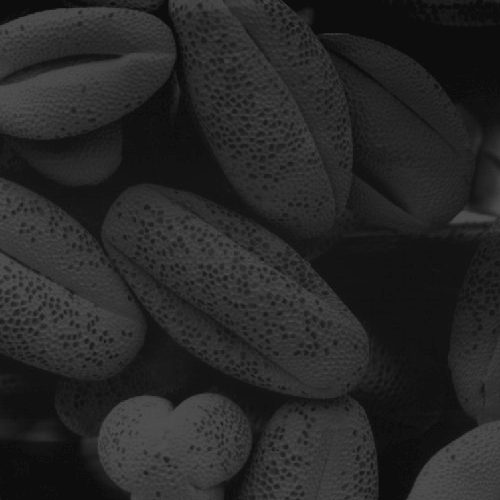
#> input picture a1images/a1images/shells.tif, 500 x 500 px, found by its file name
$ python Q5.py
#> lines starting #> are read from the running program, lines starting #| are printed output that depends on the picture
import numpy as np
import matplotlib.pyplot as plt
import cv2 as cv

# Load the image
img_orig = cv.imread(r'C:\Academic\robo games\git repo\-Intensity-Transformations-and-Neighborhood-Filtering-EN3160\a1images\a1images\shells.tif', cv.IMREAD_GRAYSCALE)
#> img_orig is the input picture: shape (500, 500); min 13, max 83, mean 38.7
#Histogram equalization
def histogram_equalization(f):
    # Get image details
    L = 256
    M, N = f.shape
#> M = 500; N = 500

    # Get histogram
    hist = cv.calcHist([f], [0], None, [L], [0, L])
#> hist = 256 values, max 17718 at index 13, min 0 at index 0, mean 976.6
    cdf = hist.cumsum()
#> cdf = 256 values from 0 to 250000

    # Define transformation
    t = np.array([(L-1)/(M*N)*cdf[k] for k in range(256)]).astype("uint8")
#> t = 256 values from 0 to 255

    return t[f]
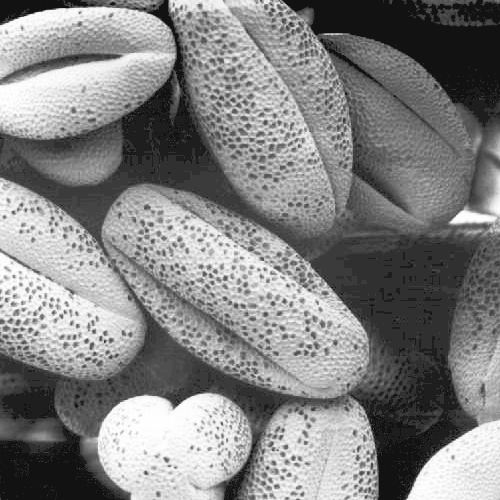
#> returned value: shape (500, 500); min 18, max 255, mean 130.5
# Do histrogram equalization
equalized = histogram_equalization(img_orig)

# Create the figure for plotting
fig, ax = plt.subplots(1, 2, figsize=(8, 4))
ax[0].imshow(img_orig, cmap='gray', vmin=0, vmax=255)
ax[0].set_title('Original Image')
ax[0].axis("off")
ax[1].imshow(equalized, cmap='gray', vmin=0, vmax=255)
ax[1].set_title('Equalized using Image')
ax[1].axis("off")

# Show the plot
plt.tight_layout()
plt.savefig(r'C:\Academic\robo games\git repo\-Intensity-Transformations-and-Neighborhood-Filtering-EN3160\a1images\a1images\outputs\Q5_Before_After.png')
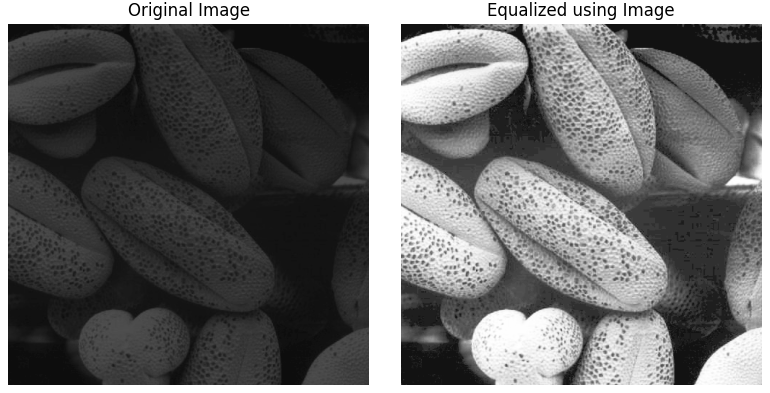
#> figure drawn by matplotlib, 2 panels

plt.show()
# Compute the histograms for both images
hist1 = cv.calcHist([img_orig], [0], None, [256], [0, 256])
#> hist1 has the same summary as hist in histogram_equalization
hist2 = cv.calcHist([equalized], [0], None, [256], [0, 256])
#> hist2 = 256 values, max 18320 at index 18, min 0 at index 0, mean 976.6

# Create a figure with two subplots
plt.figure(figsize=(10, 5))

original_flat = img_orig.flatten()
equalized_flat = equalized.flatten()

# First subplot: Histogram of the first image
plt.subplot(1, 2, 1)
plt.hist(original_flat, bins=256, range=(0, 256), color='black', alpha=0.9)
plt.title('Original image')
plt.xlabel('Pixel Intensity')
plt.ylabel('Frequency')
plt.xlim([0, 256])

# Second subplot: Histogram of the second image
plt.subplot(1, 2, 2)
plt.hist(equalized_flat, bins=256, range=(0, 256), color='black', alpha=0.9)
plt.title('Histogram equalized image')
plt.xlabel('Pixel Intensity')
plt.ylabel('Frequency')
plt.xlim([0, 256])

# Display the plots side by side
plt.tight_layout()  # Adjusts the spacing between subplots for a neat layout
plt.savefig(r'C:\Academic\robo games\git repo\-Intensity-Transformations-and-Neighborhood-Filtering-EN3160\a1images\a1images\outputs\Q5_Histograms.png')
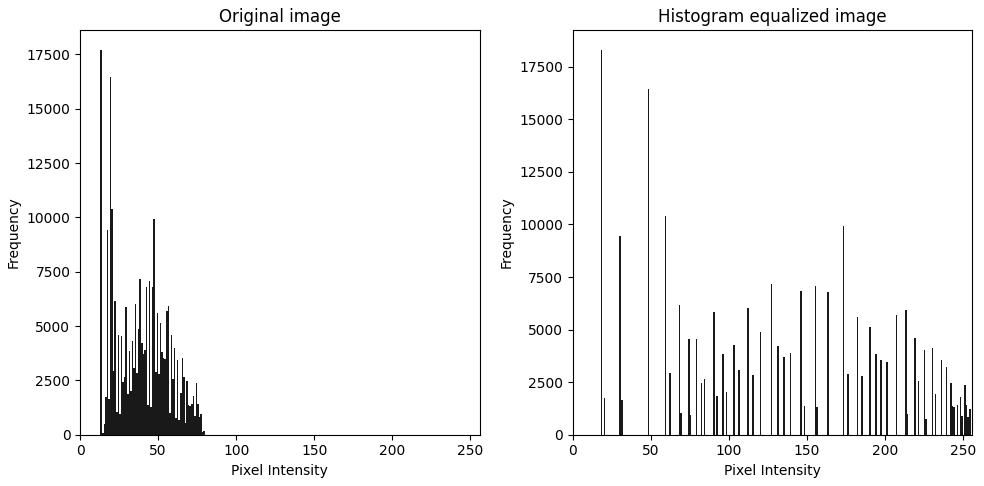
#> figure drawn by matplotlib, 2 panels; panel 1: tallest bar 17718 high, from x = 13 to 14; panel 2: tallest bar 18320 high, from x = 18 to 19
plt.show()
